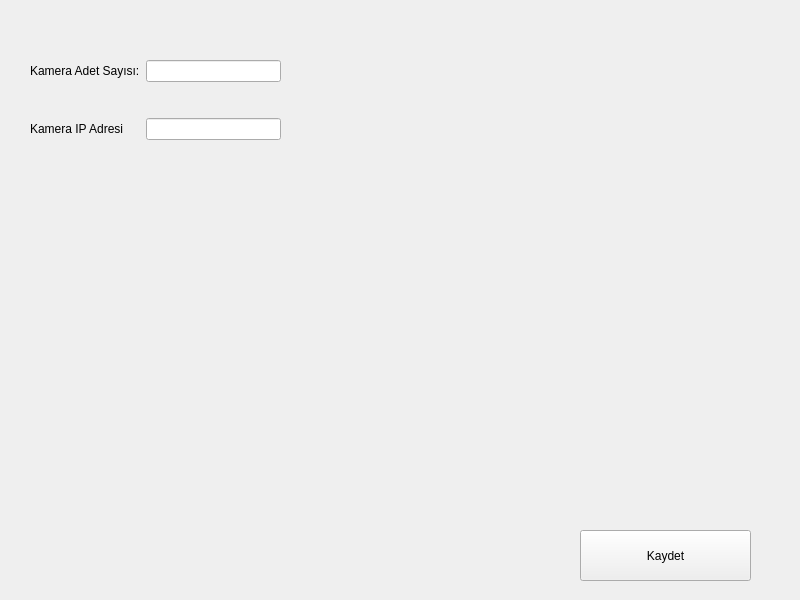
<?xml version="1.0" encoding="UTF-8"?>
<ui version="4.0">
 <class>Ayarlar_Kamera</class>
 <widget class="QMainWindow" name="Ayarlar_Kamera">
  <property name="geometry">
   <rect>
    <x>0</x>
    <y>0</y>
    <width>800</width>
    <height>600</height>
   </rect>
  </property>
  <property name="windowTitle">
   <string>MainWindow</string>
  </property>
  <widget class="QWidget" name="centralwidget">
   <widget class="QPushButton" name="pushButton">
    <property name="geometry">
     <rect>
      <x>580</x>
      <y>530</y>
      <width>171</width>
      <height>51</height>
     </rect>
    </property>
    <property name="text">
     <string>Kaydet</string>
    </property>
   </widget>
   <widget class="QWidget" name="">
    <property name="geometry">
     <rect>
      <x>30</x>
      <y>30</y>
      <width>251</width>
      <height>141</height>
     </rect>
    </property>
    <layout class="QGridLayout" name="gridLayout">
     <item row="0" column="0">
      <widget class="QLabel" name="label">
       <property name="text">
        <string>Kamera Adet Sayısı:</string>
       </property>
      </widget>
     </item>
     <item row="0" column="1">
      <widget class="QLineEdit" name="lineEdit"/>
     </item>
     <item row="1" column="0">
      <widget class="QLabel" name="label_2">
       <property name="text">
        <string>Kamera IP Adresi</string>
       </property>
      </widget>
     </item>
     <item row="1" column="1">
      <widget class="QLineEdit" name="lineEdit_2">
       <property name="text">
        <string/>
       </property>
      </widget>
     </item>
    </layout>
   </widget>
  </widget>
 </widget>
 <resources/>
 <connections/>
</ui>
